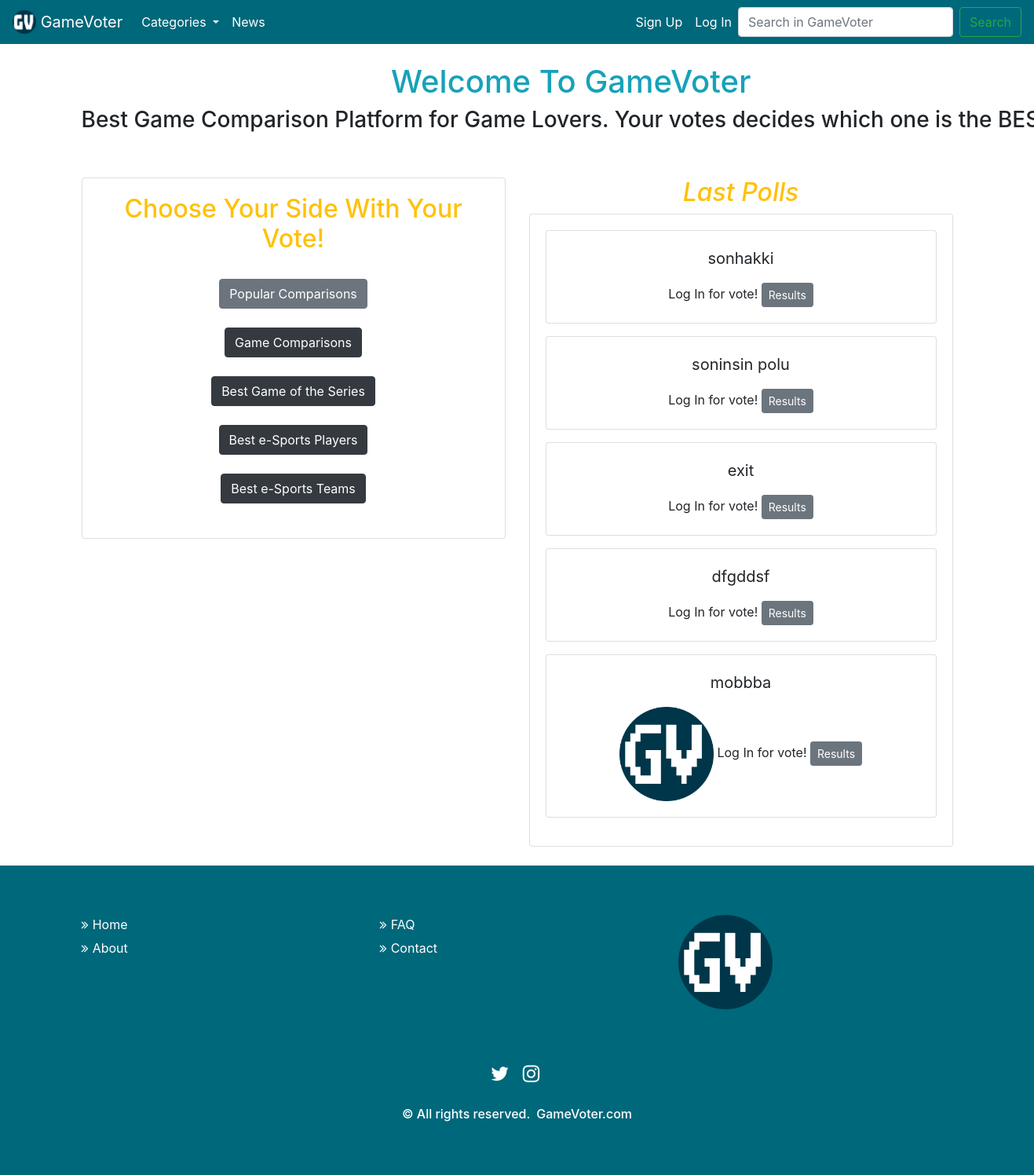
The page / on the database its author committed.
### polls/models.py (models this page shows, shortened)
class Question(models.Model):
    popular = models.BooleanField(null=True)
    question_text = models.CharField(max_length=200)
    pub_date = models.DateTimeField('date published',auto_now_add=True)
    image = models.ImageField(upload_to="polls/images/",blank=True)
    choice_number = models.IntegerField(default=2,help_text="Maximum is 7")
    category = models.CharField(max_length=50, default="action", help_text="All lowercase")
    xcategory = models.CharField(max_length=50, default="game comparison")
    vdq = models.ManyToManyField(User,blank=True, related_name="user_voted")
    creator = models.CharField(max_length=50, help_text="If you leave this blank, your username will not be published, only admins can see it.")

### pages/views.py (the view, shortened to what this page needs)
# urls.py: path('', views.index, name='index'),
def index(request):
  if request.method == "GET":
    latest_question_list = Question.objects.order_by('-pub_date')[:5]
    support = Application.objects.get(username="support")
    return render(request, 'pages/index.html',{"form": NameForm,"latest_question_list":latest_question_list,"support":support})

### templates/pages/index.html (shortened to what this page needs)
{% load static %}
<!DOCTYPE html>
<html lang="en">
  <head>
    <link rel="stylesheet" href="https://maxcdn.bootstrapcdn.com/bootstrap/4.0.0/css/bootstrap.min.css">
  </head>
  <body>
    {% include 'partials/_navbar.html' %}
    <br>
    <div class="container">
    <div class="row">
      <div class="col-md-auto">
        <h1 class="text-center text-info">Welcome To GameVoter</h1>
        <h3 class="text-center" >Best Game Comparison Platform for Game Lovers.
          Your votes decides which one is the BEST!</h3>
      </div>
    </div>
    </div>
    <br>
    <br>
    <div class="container">
    <div class="row">
      <div class="col-sm-6">
    <div class="card text-center">
      <div class="card-body">
        <h2 class="text-warning" >Choose Your Side With Your Vote!</h2>
        <br>
        <a class="btn btn-secondary" href="{% url 'polls:indexpopular'%}">Popular Comparisons</a>
        <br>
        <br>
        <a class="btn btn-dark" href="{% url 'polls:indexcomparison'%}">Game Comparisons</a>
        <br>
        <br>
        <a class="btn btn-dark" href="{% url 'polls:indexseries'%}">Best Game of the Series</a>
        <br>
        <br>
        <a class="btn btn-dark" href="{% url 'polls:indexplayer'%}">Best e-Sports Players</a>
        <br>
        <br>
        <a class="btn btn-dark" href="{% url 'polls:indexteam'%}">Best e-Sports Teams</a>
        <br>
        <br>
      </div>
      </div>
    </div>
    <div class="col-sm-6">
      <h2 class="font-italic text-center text-warning" > Last Polls</h2>
    <div class="card text-center">
      <div class="card-body">
        {% for question in latest_question_list %}
      <div class="card mb-3">
        <div class="card-body">
          <p class="lead"> <b> {{ question.question_text }} </b> </p>
          {% if question.image %}
          <img src="{{ question.image.url }}" style="width:120px;height:120px;">
          {% endif %}
          {% if user.is_authenticated %}
          <a href="{% url 'polls:detail' question.id %}" class="btn btn-primary btn-sm">Vote Now</a>
          {% else %}
          <a>Log In for vote!</a>
          {% endif %}
          <a href="{% url 'polls:results' question.id %}" class="btn btn-secondary btn-sm">Results</a>
        </div>
      </div>
    {% endfor %}
      </div>
      </div>
  </div>
</div>
</div>
<br>
	<section id="footer">
		<div class="container">
			<div class="row text-center text-xs-center text-sm-left text-md-left">
				<div class="col-xs-12 col-sm-4 col-md-4">
					<ul class="list-unstyled quick-links">
						<li><a href="https://www.gamevoter.com/"><i class="fa fa-angle-double-right"></i>Home</a></li>
						<li><a href="#"><i class="fa fa-angle-double-right"></i>About</a></li>
					</ul>
				</div>
				<div class="col-xs-12 col-sm-4 col-md-4">
					<ul class="list-unstyled quick-links">
						<li><a href="{% url 'faq' %}"><i class="fa fa-angle-double-right"></i>FAQ</a></li>
						<li><a href="#"><i class="fa fa-angle-double-right"></i>Contact</a></li>
					</ul>
				</div>
				<div class="col-xs-12 col-sm-4 col-md-4">
					<ul class="list-unstyled quick-links">
						<li><img src="{% static "polls/gvlogox.png" %}" width="120" height="120" class="d-inline-block align-top" alt="Nick's Logo"></li>
					</ul>
				</div>
			</div>
			<div class="row">
				<div class="col-xs-12 col-sm-12 col-md-12 mt-2 mt-sm-5">
					<ul class="list-unstyled list-inline social text-center">
						<li class="list-inline-item"><a href="https://twitter.com/gamevotercom"><i class="fa fa-twitter"></i></a></li>
						<li class="list-inline-item"><a href="https://www.instagram.com/gamevoter/"><i class="fa fa-instagram"></i></a></li>
					</ul>
				</div>
			</div>
			<div class="row">
				<div class="col-xs-12 col-sm-12 col-md-12 mt-2 mt-sm-2 text-center text-white">
					<p class="h6">© All rights reserved.<a class="text-green ml-2" href="https://www.gamevoter.com" target="_blank">GameVoter.com</a></p>
				</div>
			</div>
		</div>
	</section>
  </body>
</html>

### templates/pages/index.html (style rules this page uses)
section { padding: 60px 0; }
#footer { background: #00687b !important; }
#footer a { color: #ffffff; text-decoration: none !important; background-color: transparent; -webkit-text-decoration-skip: objects; }
#footer ul.social li { padding: 3px 0; }
#footer ul.social li a i { margin-right: 5px; font-size:25px; -webkit-transition: .5s all ease; -moz-transition: .5s all ease; transition: .5s all ease; }
#footer ul.social li a, #footer ul.quick-links li a { color:#ffffff; }
#footer ul.quick-links li { padding: 3px 0; -webkit-transition: .5s all ease; -moz-transition: .5s all ease; transition: .5s all ease; }
#footer ul.quick-links li a i { margin-right: 5px; }

### rows shown on the page
Question: question_text "sonhakki"
Question: question_text "soninsin polu"
Question: question_text "exit"
Question: question_text "dfgddsf"
Question: question_text "mobbba", image (picture)
